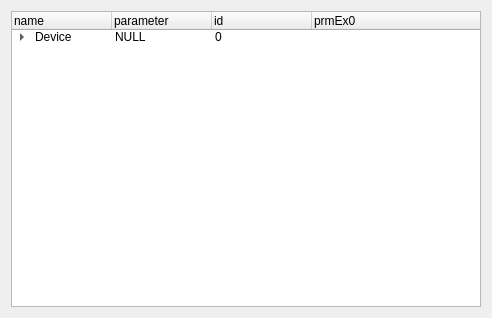
<?xml version="1.0" encoding="UTF-8"?>
<ui version="4.0">
 <class>Form</class>
 <widget class="QWidget" name="Form">
  <property name="geometry">
   <rect>
    <x>0</x>
    <y>0</y>
    <width>492</width>
    <height>318</height>
   </rect>
  </property>
  <property name="windowTitle">
   <string>Form</string>
  </property>
  <layout class="QVBoxLayout" name="verticalLayout">
   <item>
    <widget class="QTreeWidget" name="treeWidget">
     <column>
      <property name="text">
       <string>name</string>
      </property>
     </column>
     <column>
      <property name="text">
       <string>parameter</string>
      </property>
     </column>
     <column>
      <property name="text">
       <string>id</string>
      </property>
     </column>
     <column>
      <property name="text">
       <string>prmEx0</string>
      </property>
     </column>
     <item>
      <property name="text">
       <string>Device</string>
      </property>
      <property name="text">
       <string>NULL</string>
      </property>
      <property name="text">
       <string>0</string>
      </property>
      <property name="text">
       <string/>
      </property>
      <item>
       <property name="text">
        <string>RnNet</string>
       </property>
       <property name="text">
        <string>1</string>
       </property>
       <property name="text">
        <string>0</string>
       </property>
       <property name="text">
        <string>0xf0</string>
       </property>
       <item>
        <property name="text">
         <string>SD6x</string>
        </property>
        <property name="text">
         <string>6</string>
        </property>
        <property name="text">
         <string/>
        </property>
        <property name="text">
         <string/>
        </property>
        <item>
         <property name="text">
          <string>SD61</string>
         </property>
         <property name="text">
          <string>NULL</string>
         </property>
         <property name="text">
          <string>21000541</string>
         </property>
         <property name="text">
          <string/>
         </property>
         <item>
          <property name="text">
           <string>V129</string>
          </property>
          <property name="text">
           <string>NULL</string>
          </property>
          <property name="text">
           <string>0</string>
          </property>
          <property name="text">
           <string/>
          </property>
         </item>
        </item>
       </item>
      </item>
     </item>
    </widget>
   </item>
  </layout>
 </widget>
 <resources/>
 <connections/>
</ui>
